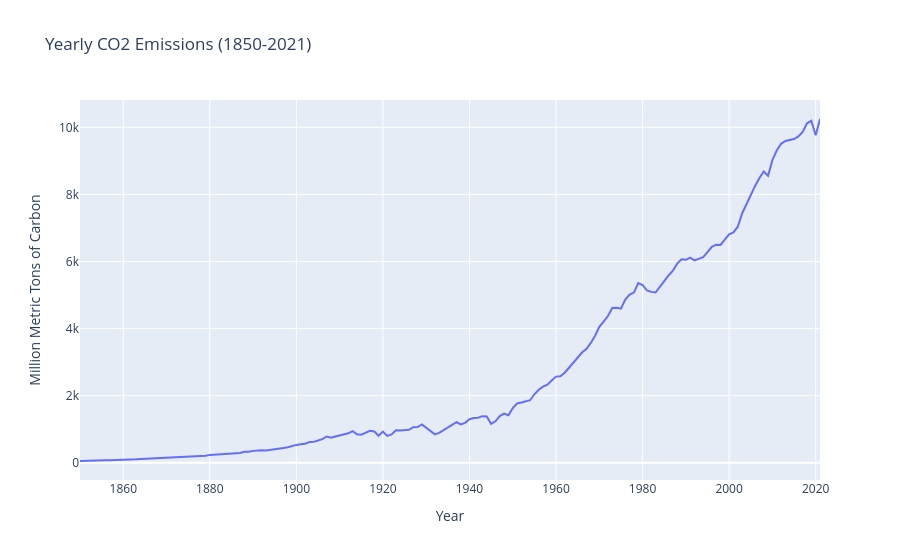

The code cell stored with this chart in its notebook:
### Markdown cell above
## Line Chart Yearly Emissions from Fossil Fuel Consumption and Cement Production (1850-2021)
This data is available for years 1751-2021, but filtered to 1850-2021 in order to compare with tempature anomoly data.

### Code cell
# Emissions data URL
EMISSIONS_DATA = 'https://raw.githubusercontent.com/plotly/Figure-Friday/'\
        'refs/heads/main/2025/week-21/global.1751_2021.csv'
# Read data from CSV file
df_emissions_1850_2021=  pd.read_csv(EMISSIONS_DATA,encoding='utf8')
# df_emission_line = pd.read_csv(EMISSIONS_DATA,encoding='utf8')
# Filter data for the specified year range (1850-2021)
df_filtered_emissions_1850_2021 = df_emissions_1850_2021[(df_emissions_1850_2021['Year'] >= START_YEAR) & (df_emissions_1850_2021['Year'] <= END_YEAR)]
# Set up CSV data column name constants for access by name
LINE_X_COL_NAME = 'Year'
# Name of column in emissions data CSV file
LINE_Y_COL_NAME = 'Total carbon emissions from fossil fuel consumption and cement production (million metric tons of C)'
# Create line chart using Plotly Express
line_fig = px.line(
    df_filtered_emissions_1850_2021,
    x=LINE_X_COL_NAME,
    y=LINE_Y_COL_NAME, 
    title='Yearly CO2 Emissions (1850-2021)',
    labels={LINE_Y_COL_NAME: "CO2 Emissions (MtC)"}
)

# Set the y-axis title
LINE_Y_AXIS_TITLE = "Million Metric Tons of Carbon"
line_fig.update_layout(yaxis_title=LINE_Y_AXIS_TITLE)
line_fig.show()

# df_filtered_emissions_1850_2021.tail()

### Figure 1 — Plotly figure (JSON) as saved in the notebook; plotly's stock layout.template omitted (floating-point values rounded to 4 significant figures; data arrays with more than 128 entries replaced by an {"elided": "..."} marker saying what was removed)
{"data": [{"hovertemplate": "Year=%{x}<br>CO2 Emissions (MtC)=%{y}<extra></extra>", "legendgroup": "", "line": {"color": "#636efa", "dash": "solid"}, "marker": {"symbol": "circle"}, "mode": "lines", "name": "", "orientation": "v", "showlegend": false, "type": "scatter", "x": {"elided": "172 int values"}, "xaxis": "x", "y": {"elided": "172 int values"}, "yaxis": "y"}], "layout": {"legend": {"tracegroupgap": 0}, "title": {"text": "Yearly CO2 Emissions (1850-2021)"}, "xaxis": {"anchor": "y", "domain": [0, 1], "title": {"text": "Year"}}, "yaxis": {"anchor": "x", "domain": [0, 1], "title": {"text": "Million Metric Tons of Carbon"}}}}
